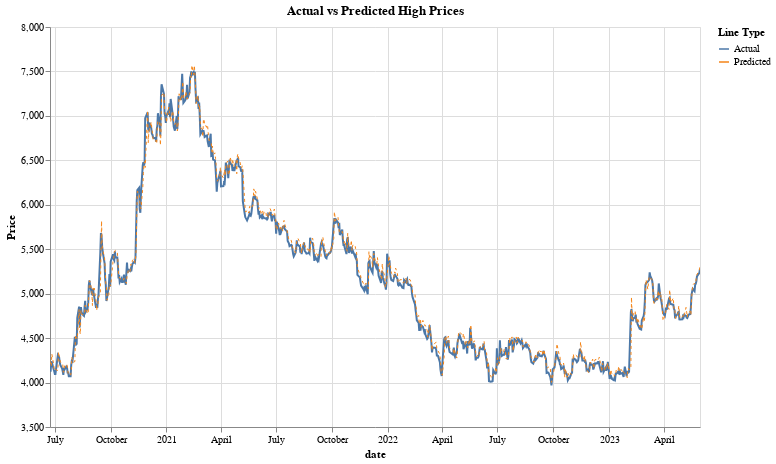

The notebook cell saved with this chart:
### Code cell
import altair as alt

alt.themes.enable('fivethirtyeight')

predictions_df['date'] = pd.to_datetime(predictions_df['date'])

predictions_df['label'] = 'Actual'
predictions_df['predicted_label'] = 'Predicted'

# Actual high price line
line1 = alt.Chart(predictions_df).mark_line(strokeWidth=2).encode(
    x='date:T',
    y=alt.Y('y_test:Q', title='Price', scale=alt.Scale(zero=False)),
    color=alt.Color('label:N', legend=alt.Legend(title="Line Type")),
    tooltip=['date', 'y_test', 'y_pred']
)

# Predicted high price line
line2 = alt.Chart(predictions_df).mark_line(strokeWidth=1, strokeDash=[3, 3]).encode(
    x='date:T',
    y=alt.Y('y_pred:Q', title='', scale=alt.Scale(zero=False)),
    color=alt.Color('predicted_label:N', legend=alt.Legend(title="Line Type")),
    tooltip=['date', 'y_test', 'y_pred']
)

# Combine the two lines
chart = alt.layer(line1, line2).properties(
    title='Actual vs Predicted High Prices',
    width=650,
    height=400
).interactive()

chart

### Figure 1 — Vega-Lite specification as saved in the notebook (floating-point values rounded to 4 significant figures; data arrays with more than 128 entries replaced by an {"elided": "..."} marker saying what was removed)
{"usermeta": {"embedOptions": {"theme": "fivethirtyeight"}}, "config": {"view": {"continuousWidth": 300, "continuousHeight": 300}}, "layer": [{"mark": {"type": "line", "strokeWidth": 2}, "encoding": {"color": {"field": "label", "legend": {"title": "Line Type"}, "type": "nominal"}, "tooltip": [{"field": "date", "type": "temporal"}, {"field": "y_test", "type": "quantitative"}, {"field": "y_pred", "type": "quantitative"}], "x": {"field": "date", "type": "temporal"}, "y": {"field": "y_test", "scale": {"zero": false}, "title": "Price", "type": "quantitative"}}, "name": "view_1"}, {"mark": {"type": "line", "strokeDash": [3, 3], "strokeWidth": 1}, "encoding": {"color": {"field": "predicted_label", "legend": {"title": "Line Type"}, "type": "nominal"}, "tooltip": [{"field": "date", "type": "temporal"}, {"field": "y_test", "type": "quantitative"}, {"field": "y_pred", "type": "quantitative"}], "x": {"field": "date", "type": "temporal"}, "y": {"field": "y_pred", "scale": {"zero": false}, "title": "", "type": "quantitative"}}}], "data": {"name": "data-01312ee0dabd7e83e02e6ecc2dcccb30"}, "height": 400, "params": [{"name": "param_1", "select": {"type": "interval", "encodings": ["x", "y"]}, "bind": "scales", "views": ["view_1"]}], "title": "Actual vs Predicted High Prices", "width": 650, "$schema": "https://vega.github.io/schema/vega-lite/v5.8.0.json", "datasets": {"data-01312ee0dabd7e83e02e6ecc2dcccb30": {"elided": "727 records"}}}
